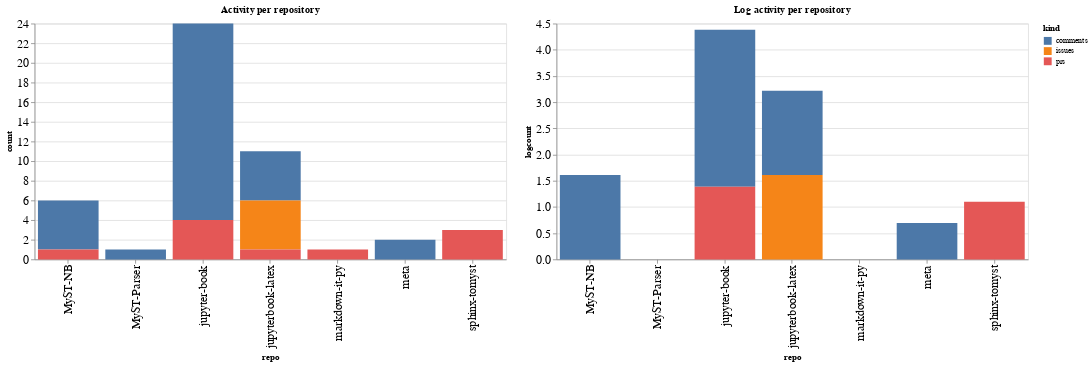

The notebook cell saved with this chart:
### Code cell
ch1 = alt.Chart(repo_summaries, width=600, title="Activity per repository").mark_bar().encode(
    x='repo',
    y='count',
    color='kind',
    tooltip="kind"
)

ch2 = alt.Chart(repo_summaries, width=600, title="Log activity per repository").mark_bar().encode(
    x='repo',
    y='logcount',
    color='kind',
    tooltip="kind"
)

ch1 | ch2

### Figure 1 — Vega-Lite specification as saved in the notebook (floating-point values rounded to 4 significant figures)
{"config": {"axisLeft": {"labelFontSize": 15}, "axisBottom": {"labelFontSize": 15}}, "hconcat": [{"mark": "bar", "encoding": {"color": {"type": "nominal", "field": "kind"}, "tooltip": {"type": "nominal", "field": "kind"}, "x": {"type": "nominal", "field": "repo"}, "y": {"type": "quantitative", "field": "count"}}, "title": "Activity per repository", "width": 600}, {"mark": "bar", "encoding": {"color": {"type": "nominal", "field": "kind"}, "tooltip": {"type": "nominal", "field": "kind"}, "x": {"type": "nominal", "field": "repo"}, "y": {"type": "quantitative", "field": "logcount"}}, "title": "Log activity per repository", "width": 600}], "data": {"name": "data-ba01a983ba9e335c1940a854f46fd70a"}, "$schema": "https://vega.github.io/schema/vega-lite/v4.8.1.json", "datasets": {"data-ba01a983ba9e335c1940a854f46fd70a": [{"repo": "MyST-NB", "kind": "comments", "count": 5, "logcount": 1.609}, {"repo": "MyST-NB", "kind": "prs", "count": 1, "logcount": 0.0}, {"repo": "MyST-Parser", "kind": "comments", "count": 1, "logcount": 0.0}, {"repo": "jupyter-book", "kind": "comments", "count": 20, "logcount": 2.996}, {"repo": "jupyter-book", "kind": "prs", "count": 4, "logcount": 1.386}, {"repo": "jupyterbook-latex", "kind": "comments", "count": 5, "logcount": 1.609}, {"repo": "jupyterbook-latex", "kind": "issues", "count": 5, "logcount": 1.609}, {"repo": "jupyterbook-latex", "kind": "prs", "count": 1, "logcount": 0.0}, {"repo": "markdown-it-py", "kind": "prs", "count": 1, "logcount": 0.0}, {"repo": "meta", "kind": "comments", "count": 2, "logcount": 0.6931}, {"repo": "sphinx-tomyst", "kind": "prs", "count": 3, "logcount": 1.099}]}}
